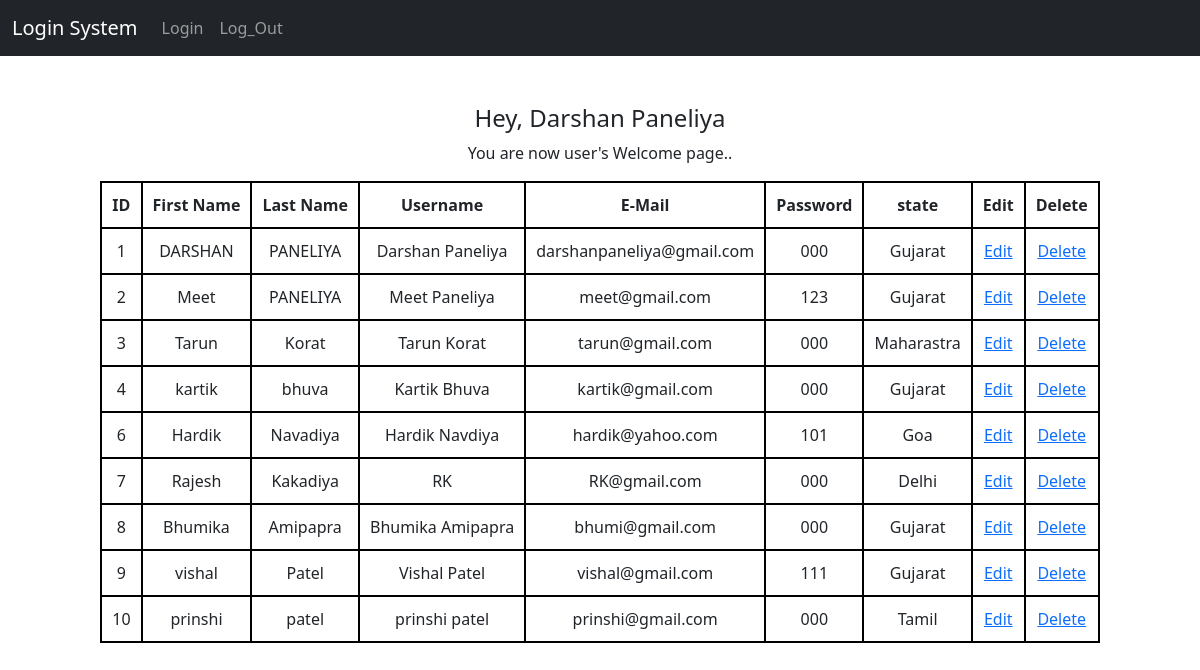
The page /welcome.php (signed in) on the database its author committed.
### tables this page shows
CREATE TABLE `users` (
  `ID` int(11) NOT NULL,
  `firstName` varchar(50) NOT NULL,
  `lastName` varchar(50) NOT NULL,
  `username` varchar(50) NOT NULL,
  `email` varchar(50) NOT NULL,
  `password` varchar(100) DEFAULT NULL,
  `city` varchar(10) NOT NULL,
  `state` varchar(15) NOT NULL DEFAULT 'Gujarat',
  `Date_time` datetime NOT NULL DEFAULT current_timestamp()
);

### welcome.php (the view, shortened to what this page needs)
<!DOCTYPE html>
<html lang="en">
<head>
  <link href="https://cdn.jsdelivr.net/npm/bootstrap@5.0.2/dist/css/bootstrap.min.css" rel="stylesheet">
</head>
<body>
<nav class="navbar navbar-expand-lg navbar-dark bg-dark mb-5" >
  <div class="container-fluid">
    <a class="navbar-brand" href="#">Login System</a>
    <div class="collapse navbar-collapse" id="navbarSupportedContent">
      <ul class="navbar-nav me-auto mb-2 mb-lg-0">
          <a class="nav-link" href="login.php">Login</a>
        <li class="nav-item">
          <a class="nav-link" href="logout.php">Log_Out</a>
        </li>
    </div>
  </div>
</nav>
<div class="form text-center">
        <h4>Hey,
             <?php echo $_SESSION['user_Name']; ?>
        </h4>
        <p>You are now user's Welcome page..</p>
</div>
<?php
require('db.php');
$select = "SELECT* FROM users";
$result1   = mysqli_query($conn, $select);
if (mysqli_num_rows($result1) > 0) {
    echo "<table class='m-auto'>
              <tr>
                <th>ID</th>
                <th>First Name</th>
                <th>Last Name</th>
                <th>Username</th>
                <th>E-Mail</th>
                <th>Password</th>
                <th>state</th>
                <th>Edit</th>
                <th>Delete</th>
              </tr>";
              while($row = mysqli_fetch_assoc($result1)) {
                  echo "<tr>
                          <td>". $row["ID"]. "</td>
                          <td>". $row["firstName"] . "</td>
                          <td>". $row["lastName"] . "</td>
                          <td>". $row["username"] . "</td>
                          <td>". $row["email"]."</td>
                          <td>". $row['password']."</td>
                          <td>". $row['state']."</td>
                          <td><a href='edit.php?id=".$row['ID']."'>Edit</a></td>
                          <td><a href='delete.php?id=".$row['ID']."'>Delete</a></td>
                        </tr>";
              }
    echo "</table>";
  } else {
    echo "0 results";
    }
?>
</body>
</html>

### welcome.php (style rules this page uses)
table, th, td { border: 2px solid black; border-collapse: collapse; padding:10px; text-align:center; }

### rows shown on the page
users: ID "1", firstName "DARSHAN", lastName "PANELIYA", username "Darshan Paneliya", email "darshanpaneliya@gmail.com", password "000", state "Gujarat"
users: ID "2", firstName "Meet", lastName "PANELIYA", username "Meet Paneliya", email "meet@gmail.com", password "123", state "Gujarat"
users: ID "3", firstName "Tarun", lastName "Korat", username "Tarun Korat", email "tarun@gmail.com", password "000", state "Maharastra"
users: ID "4", firstName "kartik", lastName "bhuva", username "Kartik Bhuva", email "kartik@gmail.com", password "000", state "Gujarat"
users: ID "6", firstName "Hardik", lastName "Navadiya", username "Hardik Navdiya", email "hardik@yahoo.com", password "101", state "Goa"
users: ID "7", firstName "Rajesh", lastName "Kakadiya", username "RK", email "RK@gmail.com", password "000", state "Delhi"
users: ID "8", firstName "Bhumika", lastName "Amipapra", username "Bhumika Amipapra", email "bhumi@gmail.com", password "000", state "Gujarat"
users: ID "9", firstName "vishal", lastName "Patel", username "Vishal Patel", email "vishal@gmail.com", password "111", state "Gujarat"
users: ID "10", firstName "prinshi", lastName "patel", username "prinshi patel", email "prinshi@gmail.com", password "000", state "Tamil"

### other values the page prints
$_SESSION['user_Name'] "Darshan Paneliya"
